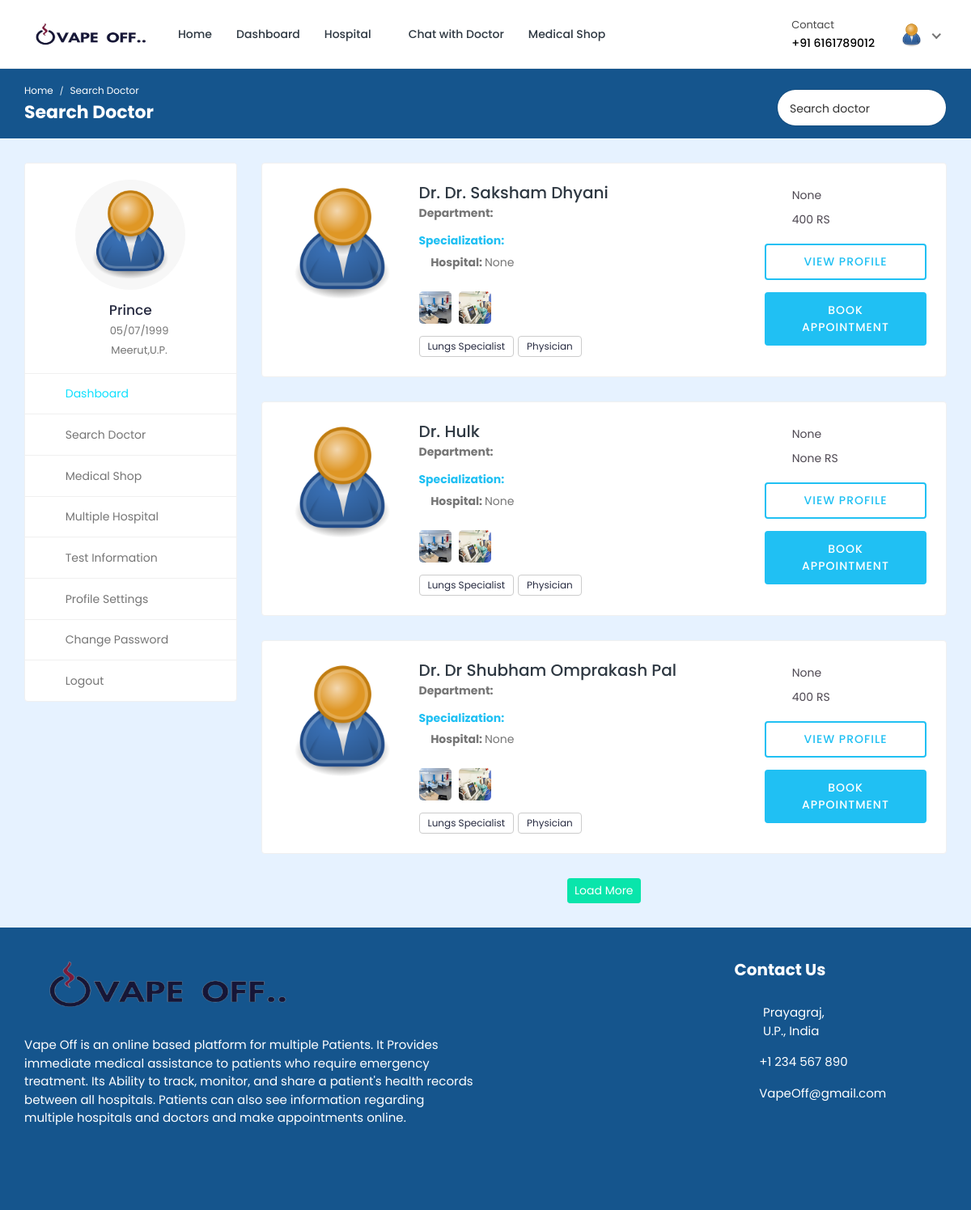
The page /search/ (signed in) on the database its author committed.
### hospital/models.py (models this page shows, shortened)
class Patient(models.Model):
    patient_id = models.AutoField(primary_key=True)
    user = models.OneToOneField(User, on_delete=models.CASCADE, null=True, blank=True, related_name='patient')
    name = models.CharField(max_length=200, null=True, blank=True)
    username = models.CharField(max_length=200, null=True, blank=True)
    age = models.IntegerField(null=True, blank=True)
    email = models.EmailField(max_length=200, null=True, blank=True)
    phone_number = models.IntegerField(null=True, blank=True)
    address = models.CharField(max_length=200, null=True, blank=True)
    featured_image = models.ImageField(upload_to='patients/', default='patients/user-default.png', null=True, blank=True)
    blood_group = models.CharField(max_length=200, null=True, blank=True)
    history = models.CharField(max_length=200, null=True, blank=True)
    dob = models.CharField(max_length=200, null=True, blank=True)
    nid = models.CharField(max_length=200, null=True, blank=True)
    serial_number = models.CharField(max_length=200, null=True, blank=True)
    login_status = models.CharField(max_length=200, null=True, blank=True, default="offline")

### doctor/models.py (models this page shows)
class Doctor_Information(models.Model):
    DOCTOR_TYPE = (
        ('De-addiction', 'De-addiction'),
        ('Pulmonology', 'Pulmonology'),
        ('Physiatrists', 'Physiatrists'),
    )
    doctor_id = models.AutoField(primary_key=True)
    user = models.OneToOneField(User, on_delete=models.CASCADE, null=True, blank=True, related_name='profile')
    name = models.CharField(max_length=200, null=True, blank=True)
    username = models.CharField(max_length=200, null=True, blank=True)
    gender = models.CharField(max_length=200, null=True, blank=True)
    description = models.TextField(max_length=1000, null=True, blank=True)
    department = models.CharField(max_length=200, choices=DOCTOR_TYPE, null=True, blank=True)
    department_name = models.ForeignKey(hospital_department, on_delete=models.SET_NULL, null=True, blank=True)
    specialization = models.ForeignKey(specialization, on_delete=models.SET_NULL, null=True, blank=True)
    featured_image = models.ImageField(upload_to='doctors/', default='doctors/user-default.png', null=True, blank=True)
    certificate_image = models.ImageField(upload_to='doctors_certificate/', default='doctors_certificate/default.png', null=True, blank=True)
    email = models.EmailField(max_length=200, null=True, blank=True)
    phone_number = models.CharField(max_length=200, null=True, blank=True)
    nid = models.CharField(max_length=200, null=True, blank=True)
    visiting_hour = models.CharField(max_length=200, null=True, blank=True)
    consultation_fee = models.IntegerField(null=True, blank=True)
    report_fee = models.IntegerField(null=True, blank=True)
    dob = models.CharField(max_length=200, null=True, blank=True)
    institute = models.CharField(max_length=200, null=True, blank=True)
    degree = models.CharField(max_length=200, null=True, blank=True)
    completion_year = models.CharField(max_length=200, null=True, blank=True)
    work_place = models.CharField(max_length=200, null=True, blank=True)
    designation = models.CharField(max_length=200, null=True, blank=True)
    start_year = models.CharField(max_length=200, null=True, blank=True)
    end_year = models.CharField(max_length=200, null=True, blank=True)
    register_status =  models.CharField(max_length=200, null=True, blank=True,default='Pending')
    hospital_name = models.ForeignKey(Hospital_Information, on_delete=models.SET_NULL, null=True, blank=True)
    def __str__(self):
        return str(self.user.username)

### hospital/views.py (the view)
# urls.py: path('search/', views.search, name='search'),
@csrf_exempt
@login_required(login_url="login")
def search(request):
    if request.user.is_authenticated and request.user.is_patient:
        patient = Patient.objects.get(user=request.user)
        doctors = Doctor_Information.objects.filter(register_status='Accepted')
        doctors, search_query = searchDoctors(request)
        context = {'patient': patient, 'doctors': doctors, 'search_query': search_query}
        return render(request, 'search.html', context)
    else:
        logout(request)
        messages.error(request, 'Not Authorized')
        return render(request, 'patient-login.html')

### templates/search.html (shortened to what this page needs)
{% load static %}
<!DOCTYPE html>
<html lang="en">
  <head>
    <link
      rel="stylesheet"
      href="{% static 'HealthStack-System/css/Normal/bootstrap.min.css' %}"
    />
    <link
      rel="stylesheet"
      href="{% static 'HealthStack-System/plugins/Normal/fontawesome/css/fontawesome.min.css' %}"
    />
    <link
      rel="stylesheet"
      href="{% static 'HealthStack-System/plugins/Normal/fontawesome/css/all.min.css' %}"
    />
    <link
      rel="stylesheet"
      href="{% static 'HealthStack-System/css/Normalbootstrap-datetimepicker.min.css' %}"
    />
    <link
      rel="stylesheet"
      href="{% static 'HealthStack-System/plugins/Normal/select2/css/select2.min.css'%}"
    />
    <link
      rel="stylesheet"
      href="{% static 'HealthStack-System/plugins/Normal/fancybox/jquery.fancybox.min.css'%}"
    />
    <link
      rel="stylesheet"
      href="{% static 'HealthStack-System/css/Normal/style.css' %}"
    />
    <link rel="stylesheet"href="{% static 'HealthStack-System/css/Normal/search3.css' %}">
  </head>
  <body>
    <div class="main-wrapper">
      <header class="header">{% include 'patient_navbar.html' %}</header>
      <div class="breadcrumb-bar">
				<div class="container-fluid">
					<div class="row align-items-center">
						<div class="col-md-6 col-6">
							<nav aria-label="breadcrumb" class="page-breadcrumb">
								<ol class="breadcrumb">
									<li class="breadcrumb-item"><a href="{% url 'patient-dashboard' %}">Home</a></li>
									<li class="breadcrumb-item active" aria-current="page">Search Doctor</li>
								</ol>
							</nav>
							<h2 class="breadcrumb-title">Search Doctor</h2>
						</div>
						<div class="col-md-6 col-6">
							<div class="top-nav-search">
								<form action="{% url 'search' %}" method="GET">
									<input type="text" class="form-control" placeholder="Search doctor" name="search_query" value="{{search_query}}">
									<button class="btn" type="submit"><i class="fa fa-search"></i></button>
								</form>
							</div>
						</div>
					</div>
				</div>
			</div>
      <div class="content">
        <div class="container-fluid">
          <div class="row">
            <div class="col-md-5 col-lg-4 col-xl-3 theiaStickySidebar">
              <div>{% include 'patient-sidebar.html' %}</div>
            </div>
            <div class="col-md-12 col-lg-8 col-xl-9">
              {% for doctor in doctors %}
              <div class="card">
                <div class="card-body">
                  <div class="doctor-widget">
                    <div class="doc-info-left">
                      <div class="doctor-img">
                        <a href="{% url 'doctor-profile' pk=doctor.doctor_id %}">
                          <img
                            src="{{ doctor.featured_image.url }}"
                            class="img-fluid"
                            alt="User Image"
                          />
                        </a>
                      </div>
                      <div class="doc-info-cont">
                        <h4 class="doc-name">
                          <a href="{% url 'doctor-profile' pk=doctor.doctor_id %}">Dr. {{doctor.name}}</a>
                        </h4>
                        <p class="doc-speciality"><b>Department: </b>{{ doctor.department_name.hospital_department_name }}</p>
                        <h5 class="doc-department"><b>Specialization: </b>
                        </h5>
                        <div class="clinic-details">
                          <p class="doc-location">
                            <i class="fas fa-map-marker-alt"></i> <b>Hospital: </b>
                            {{doctor.hospital_name}}
                          </p>
                          <ul class="clinic-gallery">
                            <li>
                              <a
                                href="{% static 'HealthStack-System/images/Normal/features/feature-01.jpg'%}"
                                data-fancybox="gallery"
                              >
                                <img
                                  src="{% static 'HealthStack-System/images/Normal/features/feature-01.jpg'%}"
                                  alt="Feature"
                                />
                              </a>
                            </li>
                            <li>
                              <a
                                href="{% static 'HealthStack-System/images/Normal/features/feature-02.jpg'%}"
                                data-fancybox="gallery"
                              >
                                <img
                                  src="{% static 'HealthStack-System/images/Normal/features/feature-02.jpg'%}"
                                  alt="Feature"
                                />
                              </a>
                            </li>
                          </ul>
                        </div>
                        <div class="clinic-services">
                          <span>Lungs Specialist</span>
                          <span> Physician</span>
                        </div>
                      </div>
                    </div>
                    <div class="doc-info-right">
                      <div class="clini-infos">
                        <ul>
                          <li>
                            <i class="fas fa-map-marker-alt"></i>
                            {{doctor.hospital_name}}
                          </li>
                          <li>
                            <i class="far fa-money-bill-alt"></i>
                            {{doctor.consultation_fee}} RS
                          </li>
                        </ul>
                      </div>
                      <div class="clinic-booking">
                        <a class="view-pro-btn" href="{% url 'doctor-profile' pk=doctor.doctor_id %}"
                          >View Profile</a
                        >
                        <a
                          class="apt-btn"
                          href="{% url 'booking' pk=doctor.doctor_id %}"
                          >Book Appointment</a
                        >
                      </div>
                    </div>
                  </div>
                </div>
              </div>
              {% endfor %}
              <div class="load-more text-center">
                <a class="btn btn-primary btn-sm" href="javascript:void(0);"
                  >Load More</a
                >
              </div>
            </div>
          </div>
        </div>
      </div>
      {% include 'footer.html' %}
    </div>
  </body>
</html>

### templates/patient_navbar.html (shortened to what this page needs)
{% load static %}
<nav class="navbar navbar-expand-lg header-nav">
  <div class="navbar-header">
    <a href="{% url 'hospital_home'%}" class="navbar-brand logo">
      <img
        src="{% static 'HealthStack-System/images/Normal/logo1.jpg' %}"
        class="img-fluid"
        alt="Logo"
      />
    </a>
  </div>
  <div class="main-menu-wrapper">
    <ul class="main-nav">
      <li>
        <a href="{% url 'hospital_home'%}">Home</a>
      </li>
      <li>
        <a href="{% url 'patient-dashboard' %}">Dashboard</a>
      </li>
      <li class="has-submenu">
        <a href="#">Hospital <i class="fas fa-chevron-down"></i></a>
      </li>
      {% if user.is_authenticated and user.is_patient %}
      <li>
        <a href="{% url 'chat-home' pk=user.id %}">Chat with Doctor</a>
      </li>
      {% endif %}
      <li>
        <a href="{% url 'pharmacy_shop' %}">Medical Shop</a>
      </li>
    </ul>
  </div>
  <ul class="nav header-navbar-rht">
    <li class="nav-item contact-item">
      <div class="header-contact-img">
        <i class="far fa-hospital"></i>
      </div>
      <div class="header-contact-detail">
        <p class="contact-header">Contact</p>
        <p class="contact-info-header">+91 {{patient.phone_number}}</p>
      </div>
    </li>
    <li class="nav-item dropdown has-arrow logged-item">
      <a href="#" class="dropdown-toggle nav-link" data-toggle="dropdown">
        <span class="user-img">
          <img
            class="rounded-circle"
            src="{{patient.featured_image.url}}"
            width="31"
            alt="Richard Wilson"
          />
        </span>
      </a>
    </li>
  </ul>
</nav>

### templates/patient-sidebar.html
{% load static %}
    <div class="profile-sidebar">
      <div class="widget-profile pro-widget-content">
        <div class="profile-info-widget">
          <a href="#" class="booking-doc-img">
            <img
              src="{{ patient.featured_image.url }}"
              alt="User Image"
            />
          </a>
          <div class="profile-det-info">
            <h3>{{patient.name}}</h3>
            <div class="patient-details">
              <h5>
                <i class="fas fa-birthday-cake"></i> {{ patient.dob }}
              </h5>
              <h5 class="mb-0">
                <i class="fas fa-map-marker-alt"></i>
                {{ patient.address }}
              </h5>
            </div>
          </div>
        </div>
      </div>
      <div class="dashboard-widget">
        <nav class="dashboard-menu sidebar">
          <ul>
            <li class="active">
              <a href="{% url 'patient-dashboard' %}">
                <i class="fas fa-columns"></i>
                <span>Dashboard</span>
              </a>
            </li>
            <li class="nav-item has-submenu">
              <a href="{% url 'search' %}">
                <i class="fas fa-user-md"></i>
                <span>Search Doctor</span>
              </a>
            </li>
            <li class="has-submenu">
              <a href="{% url 'pharmacy_shop' %}" class="nav-link">
                <i class="fas fa-capsules"></i>
                <span>Medical Shop</span>
              </a>
            </li>
            <li>
                <a href="{% url 'multiple-hospital' %}">
                  <i class="fas fa-hospital"></i>
                  <span>Multiple Hospital</span>
                </a>
            </li>
            <li>
              <a href="{% url 'doctor-test-list'%}" target="_blank">
                <i class="fas fa-hourglass-start"></i>
                <span>Test Information</span>
              </a>
            </li>
            <li>
              <a href="{% url 'profile-settings' %}">
                <i class="fas fa-user-cog"></i>
                <span>Profile Settings</span>
              </a>
            </li>
            <li>
              <a href="{% url 'change-password' pk=user.id%}">
                <i class="fas fa-lock"></i>
                <span>Change Password</span>
              </a>
            </li>
            <li>
              <a href="{% url 'logout' %}">
                <i class="fas fa-sign-out-alt"></i>
                <span>Logout</span>
              </a>
            </li>
          </ul>
        </nav>
      </div>
    </div>

### rows shown on the page
Patient: phone_number "6161789012", featured_image (placeholder picture), name "Prince", dob "05/07/1999", address "Meerut,U.P."
Doctor_Information: featured_image (placeholder picture), name "Dr. Saksham Dhyani", hospital_name "None", consultation_fee "400"
Doctor_Information: featured_image (placeholder picture), name "Hulk", hospital_name "None", consultation_fee "None"
Doctor_Information: featured_image (placeholder picture), name "Dr Shubham Omprakash Pal", hospital_name "None", consultation_fee "400"
